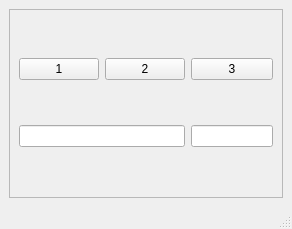
<?xml version="1.0" encoding="UTF-8"?>
<ui version="4.0">
 <class>MainWindow</class>
 <widget class="QMainWindow" name="MainWindow">
  <property name="geometry">
   <rect>
    <x>0</x>
    <y>0</y>
    <width>292</width>
    <height>229</height>
   </rect>
  </property>
  <property name="windowTitle">
   <string>MainWindow</string>
  </property>
  <widget class="QWidget" name="centralwidget">
   <layout class="QGridLayout" name="gridLayout_2">
    <item row="0" column="0">
     <widget class="QFrame" name="frame">
      <property name="frameShape">
       <enum>QFrame::StyledPanel</enum>
      </property>
      <property name="frameShadow">
       <enum>QFrame::Raised</enum>
      </property>
      <layout class="QGridLayout" name="gridLayout">
       <item row="0" column="0">
        <widget class="QPushButton" name="pushButton">
         <property name="text">
          <string>1</string>
         </property>
        </widget>
       </item>
       <item row="0" column="1">
        <widget class="QPushButton" name="pushButton_2">
         <property name="text">
          <string>2</string>
         </property>
        </widget>
       </item>
       <item row="0" column="2">
        <widget class="QPushButton" name="pushButton_3">
         <property name="text">
          <string>3</string>
         </property>
        </widget>
       </item>
       <item row="1" column="0" colspan="2">
        <widget class="QLineEdit" name="lineEdit"/>
       </item>
       <item row="1" column="2">
        <widget class="QLineEdit" name="lineEdit_2"/>
       </item>
      </layout>
     </widget>
    </item>
   </layout>
  </widget>
  <widget class="QMenuBar" name="menubar">
   <property name="geometry">
    <rect>
     <x>0</x>
     <y>0</y>
     <width>292</width>
     <height>18</height>
    </rect>
   </property>
  </widget>
  <widget class="QStatusBar" name="statusbar"/>
 </widget>
 <resources/>
 <connections/>
</ui>
